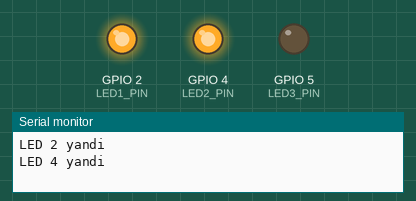
Bench run of a program on a simulated ESP32. On the bench: output pins drawn as LEDs (lit = HIGH), the last lines printed to the serial monitor.

Above: at 0.1 s.
At 2.1 s:
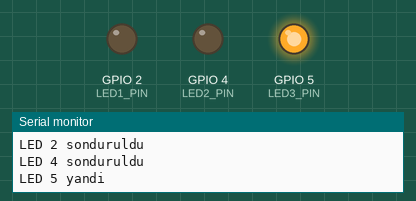
At 18.1 s:
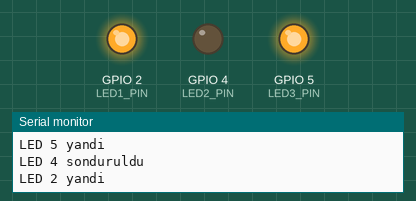
At 38.1 s:
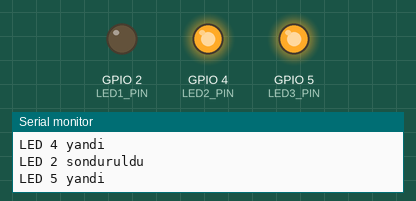
Timing chart, 0 to 40.0 s (numbered marks = the images above):
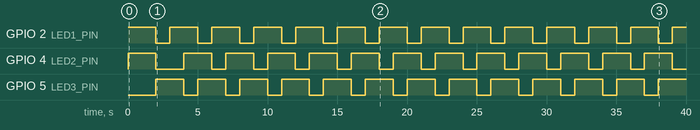

Measured:
- by itself, GPIO 2 (LED1_PIN), GPIO 5 (LED3_PIN): alternates HIGH for 2.0 s and LOW for 1.0 s
- by itself, GPIO 4 (LED2_PIN): goes HIGH 2.0 s, LOW 2.0 s, 11 × (HIGH 2.0 s, LOW 1.0 s), HIGH 2.0 s, then LOW

The program:

main.cpp
```cpp
#include <Arduino.h>

// LED Pinlerini const olarak tanımlayın
const int LED1_PIN = 2;
const int LED2_PIN = 4;
const int LED3_PIN = 5;

SemaphoreHandle_t xSemaphore;

// LED görevi
void vLEDToggleTask(void *pvParameters) {
  int ledPin = *(int *)pvParameters;

  while (1) {
    // Semaphore almayi dene

    if(xSemaphoreTake(xSemaphore, portMAX_DELAY) == pdTRUE) {
      digitalWrite(ledPin, HIGH); // LED'i yak
      Serial.printf("LED %d yandi \n", ledPin);
      vTaskDelay(2000 / portTICK_PERIOD_MS); // 2 saniye bekle
      digitalWrite(ledPin, LOW); // LED'i sondur
      Serial.printf("LED %d sonduruldu \n", ledPin);

      // Semaphore'u geri ver
      xSemaphoreGive(xSemaphore);
      vTaskDelay(1000 / portTICK_PERIOD_MS); // 1 saniye bekle Diger goverler icin bekle
    }
  }
}


void setup() {
  // Seri haberlesme
  Serial.begin(115200);

  // LED pinlerini cikis yap
  pinMode(LED1_PIN, OUTPUT);
  pinMode(LED2_PIN, OUTPUT);
  pinMode(LED3_PIN, OUTPUT);

  // Counting Semaphore'u olustur(2 kaynak aynı anda kullanabilir)
  // Kaynak yonetimi burada yapilir
  xSemaphore = xSemaphoreCreateCounting(2, 2); // kaynak sayisi 2, baslangic degeri 2


  // Gorevleri olusturuyorum
  xTaskCreate(vLEDToggleTask, "LED1 Task", 1000, (void *)&LED1_PIN, 1, NULL);
  xTaskCreate(vLEDToggleTask, "LED2 Task", 1000, (void *)&LED2_PIN, 1, NULL);
  xTaskCreate(vLEDToggleTask, "LED3 Task", 1000, (void *)&LED3_PIN, 1, NULL);
}

void loop() {
  // loop fonksiyonu bos
}
```
